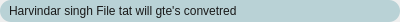
<?xml version="1.0" encoding="UTF-8"?>
<ui version="4.0">
 <class>Form</class>
 <widget class="QWidget" name="Form">
  <property name="geometry">
   <rect>
    <x>0</x>
    <y>0</y>
    <width>400</width>
    <height>22</height>
   </rect>
  </property>
  <property name="windowTitle">
   <string>Form</string>
  </property>
  <layout class="QHBoxLayout" name="horizontalLayout">
   <property name="spacing">
    <number>0</number>
   </property>
   <property name="leftMargin">
    <number>0</number>
   </property>
   <property name="topMargin">
    <number>0</number>
   </property>
   <property name="rightMargin">
    <number>0</number>
   </property>
   <property name="bottomMargin">
    <number>0</number>
   </property>
   <item>
    <widget class="QFrame" name="file_containner">
     <property name="minimumSize">
      <size>
       <width>0</width>
       <height>22</height>
      </size>
     </property>
     <property name="maximumSize">
      <size>
       <width>16777215</width>
       <height>22</height>
      </size>
     </property>
     <property name="layoutDirection">
      <enum>Qt::LeftToRight</enum>
     </property>
     <property name="styleSheet">
      <string notr="true">background-color:rgb(185, 210, 214) ;
border-radius: 11px;</string>
     </property>
     <property name="frameShape">
      <enum>QFrame::StyledPanel</enum>
     </property>
     <property name="frameShadow">
      <enum>QFrame::Raised</enum>
     </property>
     <layout class="QHBoxLayout" name="file_containner_HLayout">
      <property name="spacing">
       <number>6</number>
      </property>
      <property name="leftMargin">
       <number>9</number>
      </property>
      <property name="topMargin">
       <number>0</number>
      </property>
      <property name="rightMargin">
       <number>0</number>
      </property>
      <property name="bottomMargin">
       <number>0</number>
      </property>
      <item>
       <widget class="QLabel" name="file_name">
        <property name="styleSheet">
         <string notr="true">QLabel{
	color:rgb(25, 25, 25);
background: none;
}</string>
        </property>
        <property name="text">
         <string>Harvindar singh File tat will gte's convetred</string>
        </property>
       </widget>
      </item>
      <item>
       <spacer name="horizontalSpacer">
        <property name="orientation">
         <enum>Qt::Horizontal</enum>
        </property>
        <property name="sizeHint" stdset="0">
         <size>
          <width>40</width>
          <height>20</height>
         </size>
        </property>
       </spacer>
      </item>
      <item>
       <widget class="QPushButton" name="remove">
        <property name="minimumSize">
         <size>
          <width>25</width>
          <height>0</height>
         </size>
        </property>
        <property name="toolTip">
         <string>Select UI File</string>
        </property>
        <property name="statusTip">
         <string>Browser ui file</string>
        </property>
        <property name="layoutDirection">
         <enum>Qt::LeftToRight</enum>
        </property>
        <property name="styleSheet">
         <string notr="true">background-color: none;
color: white;
border-style: none;</string>
        </property>
        <property name="text">
         <string/>
        </property>
        <property name="icon">
         <iconset>
          <normaloff>C:/Users/sjagj/Downloads/cancel.png</normaloff>C:/Users/sjagj/Downloads/cancel.png</iconset>
        </property>
        <property name="iconSize">
         <size>
          <width>11</width>
          <height>11</height>
         </size>
        </property>
        <property name="shortcut">
         <string/>
        </property>
       </widget>
      </item>
     </layout>
    </widget>
   </item>
  </layout>
 </widget>
 <resources/>
 <connections/>
</ui>
